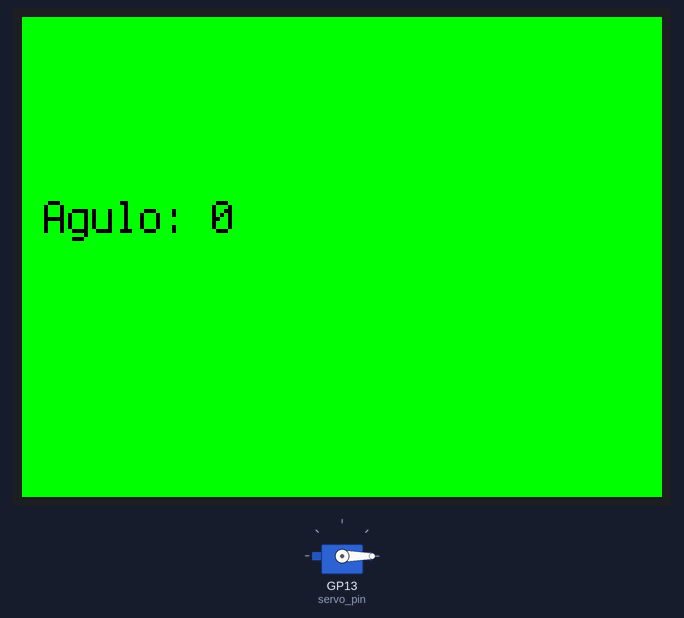
Simulated run of this program. Board: Raspberry Pi Pico running CircuitPython. On the bench: servo, 320×240 colour display. What the program prints to the serial console is not drawn.

Above: at 0.16 s.
At 10.07 s:
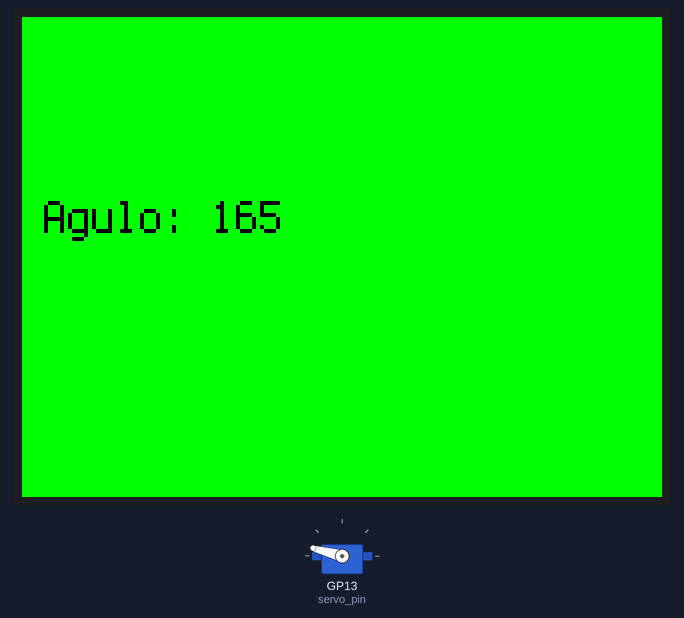
At 19.99 s:
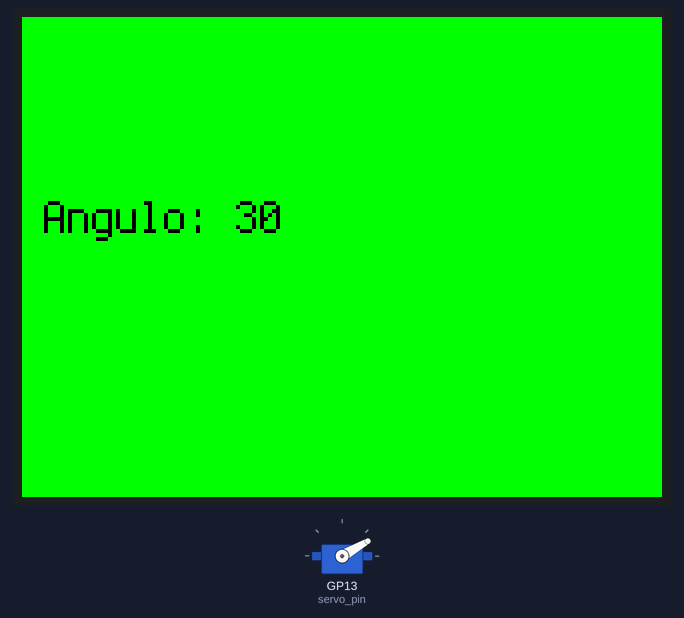
At 39.81 s:
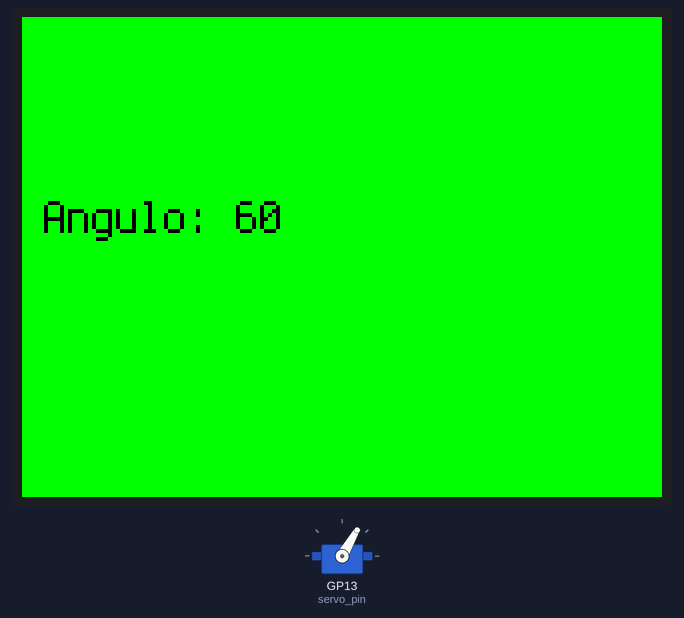
Timing chart, 0 to 40.0 s (numbered marks = the images above):
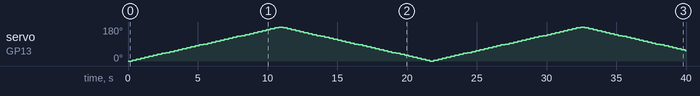

The program:

Servo_Motor.py
```python
import terminalio
from adafruit_display_text import label
from fourwire import FourWire
import board, busio, os, displayio
from adafruit_st7789 import ST7789
import time
from adafruit_motor import servo
import pwmio

# Declaracion de Pines - Pantalla LCD - Starter Kit for Pico 2
mosi_pin = board.GP7 # MOSI
clk_pin = board.GP6 # Clock
reset_pin = board.GP24 # Reset
cs_pin = board.GP17 # Chip Select
dc_pin = board.GP16 # RS (register select) o DC (data command)
disp_blk = board.GP0 # Pin Led Back Light

# Declaracion Pines Servo
servo_pin = board.GP13

# Iniciacion PWM para controlar Servomotor
pwm = pwmio.PWMOut(servo_pin, duty_cycle= 2**15, frequency=50)
my_servo = servo.Servo(pwm)

# Inicializacion del bus de datos SPI
displayio.release_displays()
spi = busio.SPI(clock=clk_pin, MOSI=mosi_pin)
display_bus = FourWire(spi, command=dc_pin, chip_select=cs_pin, reset=reset_pin)


# Inicializacion del Display ST7789
display = ST7789(display_bus, width=320 , height=240, backlight_pin=disp_blk, rotation=270)


# Se Inicializa el Contenedor Principal
pantalla = displayio.Group(scale=1, x=0, y=0) # Grupo recibe parametros Scale, x, y (zoom y posicion en la pantalla)
display.root_group = pantalla # Pantalla se declara como grupo principal

# Inicializacion de los Pixeles y Paleta de Colores
color_bitmap = displayio.Bitmap(320, 240, 1) # Cantidad de Pixeles Ancho y Alto y Cantidad de Colores
color_palette = displayio.Palette(1) # Se inicia la paleta de colores
color_palette[0] = 0x00FF00 # Color Verde

# Inicializacion Fondo de Pantalla
fondo_patalla = displayio.TileGrid(color_bitmap, pixel_shader=color_palette, x=0, y=0)
pantalla.append(fondo_patalla) # Se agrega fondo de pantalla al contenerdo del grupo principal

# Se inicializa el contenedor principal de los Textos
text_group = displayio.Group(scale=2, x=11, y=100) # Grupo de Texto recibe parametros Scale, x, y (zoom y posicion)
text= ""

# Se inicializa el area de texto
text_area= label.Label(terminalio.FONT, text=text, color=0x000000) # Recibe parametros Fuente, Texto y Color de texto

# Se agrega el area de texto al grupo de texto
text_group.append(text_area)

# Se agrega el grupo de texto al Contenedor General de la Pantalla
pantalla.append(text_group)

print('fin de programa') # imprimir en consola


while True:
    for angle in range(0, 180, 5):  # 0 - 180 grados, 5 grados cada paso.
        my_servo.angle = angle
        text_area.text= (f"Agulo: {angle}")
        time.sleep(0.3)
    for angle in range(180, 0, -5): # 180 - 0 grados, 5 grados cada paso.
        my_servo.angle = angle
        text_area.text= (f"Angulo: {angle}")
        time.sleep(0.3)
```
